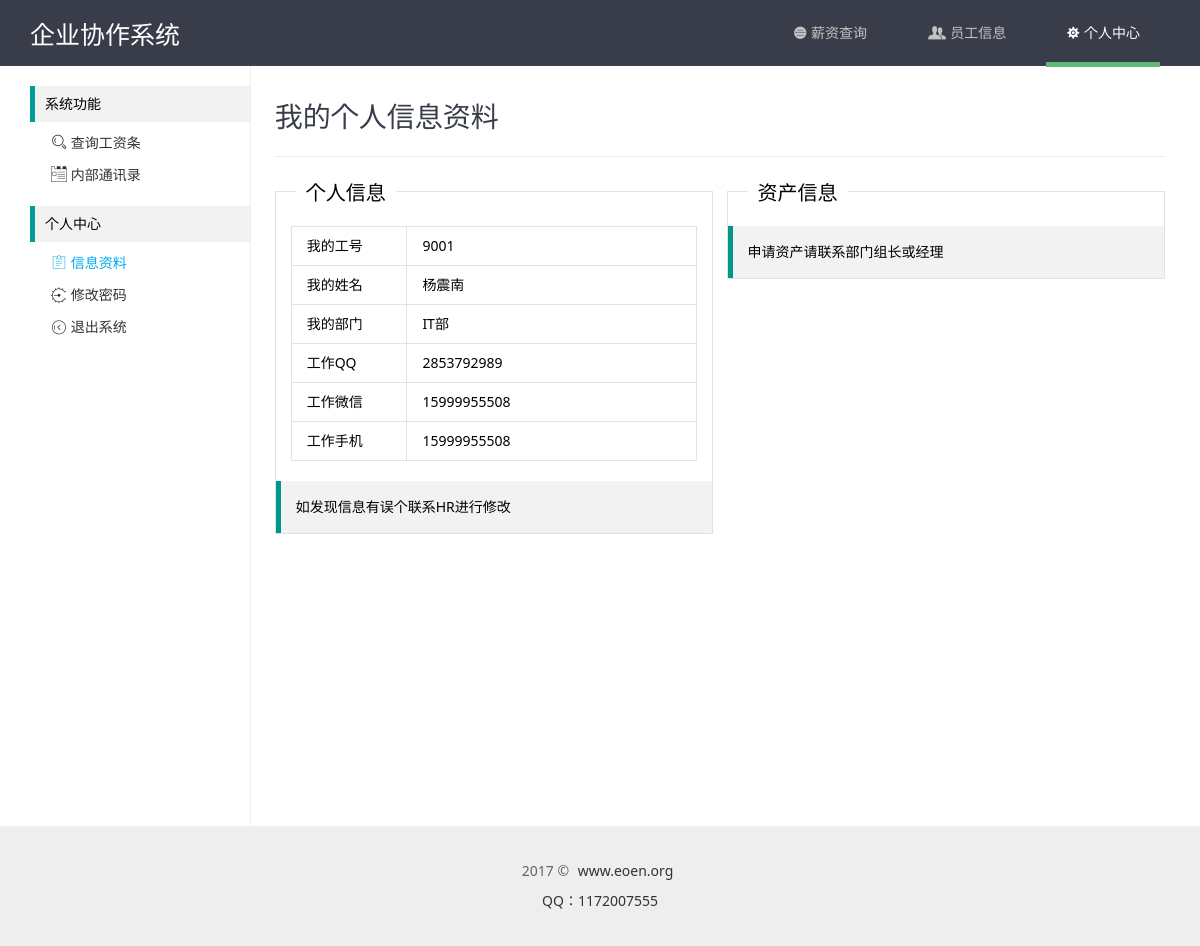
The app's page /personal.php (signed in), older data.
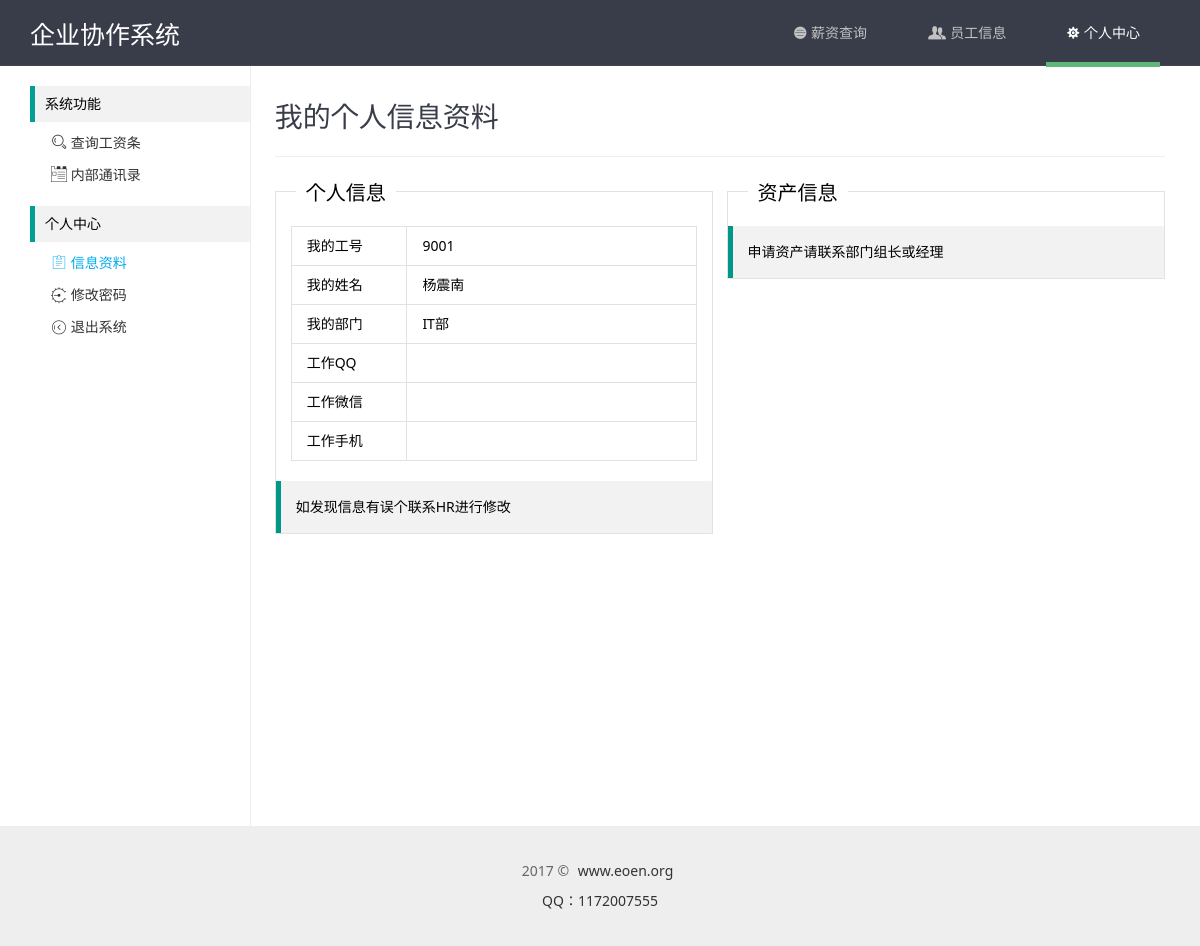
The same page, newer data.
### tables this page shows
CREATE TABLE `hk_users` (
  `id` int(11) NOT NULL AUTO_INCREMENT,
  `uid` int(4) NOT NULL COMMENT '工号',
  `name` varchar(32) NOT NULL COMMENT '姓名',
  `password` varchar(32) NOT NULL COMMENT '密码',
  `sex` varchar(10) NOT NULL COMMENT '性别',
  `depa` varchar(32) NOT NULL COMMENT '部门',
  `phone` varchar(11) NOT NULL COMMENT '手机',
  `wechat` varchar(32) NOT NULL COMMENT '微信',
  `qq` varchar(32) NOT NULL COMMENT 'QQ',
  `state` int(10) NOT NULL COMMENT '状态',
  PRIMARY KEY (`id`)
);

### xdmin/conn/config.php (called while the page is built, shortened)
<?php
class DB{
	function __construct($dh, $us, $up, $dbn){
		$this->dbHost = $dh;
		$this->userName = $us;
		$this->userPwd = $up;
		$this->dbName = $dbn;
	}
	function query($sql){
		return mysql_query($sql);
	}
	function getAll($sql){
		$row = $this->query($sql);
		while($re = mysql_fetch_assoc($row))
		{
			$arr[] = $re;
		}
		return @$arr;
	}
}
$db = new DB("localhost","root","QVnVRRnJZX4CJwcC","xiezuo");

### personal.php (the view, shortened to what this page needs)
<?php
	include "xdmin/conn/config.php";
	$user_id = $_SESSION['user_info']['user_id'];
	$list = "SELECT * FROM hk_users where uid='{$user_id}'";
	$data = $db->getAll($list);
?>
<!DOCTYPE html PUBLIC "-//W3C//DTD XHTML 1.0 Transitional//EN" "http://www.w3.org/TR/xhtml1/DTD/xhtml1-transitional.dtd">
<html xmlns="http://www.w3.org/1999/xhtml">
<head>
	<link rel="stylesheet" type="text/css" href="common/layui/css/layui.css" media="all">
	<link rel="stylesheet" type="text/css" href="common/global.css" media="all">
	<link rel="stylesheet" type="text/css" href="common/home/css/style.css" media="all">
</head>
<body>
	<?php include "include/sider.php";?>
	<div class="site-content">
		<h1 class="site-h1">我的个人信息资料</h1>
		<fieldset class="layui-elem-field per-left">
			<legend>个人信息</legend>
			<div class="layui-field-box">
				<table class="layui-table">
					<colgroup>
						<col width="80">
						<col width="200">
					</colgroup>
					<tbody>
						<?php
						foreach($data as $key=>$val){
							echo'<tr>
									<td>我的工号</td>
									<td>'.$val['uid'].'</td>
								</tr>
								<tr>
									<td>我的姓名</td>
									<td>'.$val['name'].'</td>
								</tr>
								<tr>
									<td>我的部门</td>
									<td>';
									$depaid = $val['depa'];
									$depanm = mysql_query("SELECT * FROM hk_depas WHERE did='{$depaid}'");
									if(mysql_num_rows($depanm)){
										while($row = mysql_fetch_array($depanm)) {
											echo $row['name'];
										}
									}echo'
									</td>
								</tr>
								<tr>
									<td>工作QQ</td>
									<td>'.$val['qq'].'</td>
								</tr>
								<tr>
								<tr>
									<td>工作微信</td>
									<td>'.$val['wechat'].'</td>
								</tr>
								<tr>
									<td>工作手机</td>
									<td>'.$val['phone'].'</td>
								</tr>';
						}
						?>
					</tbody>
				</table>
			</div>
			<div class="layui-elem-quote">
				<p>如发现信息有误个联系HR进行修改</p>
			</div>
		</fieldset>
		<fieldset class="layui-elem-field per-right">
			<legend>资产信息</legend>
			<div class="layui-field-box">
			</div>
			<div class="layui-elem-quote">
				<p>申请资产请联系部门组长或经理</p>
			</div>
		</fieldset>
	</div>
	<?php include "include/footer.php";?>

Row changes from the older to the newer data that the page shows:
changed hk_users "杨震南": qq "2853792989" → (not shown); wechat "15999955508" → (not shown); phone "15999955508" → (not shown)
